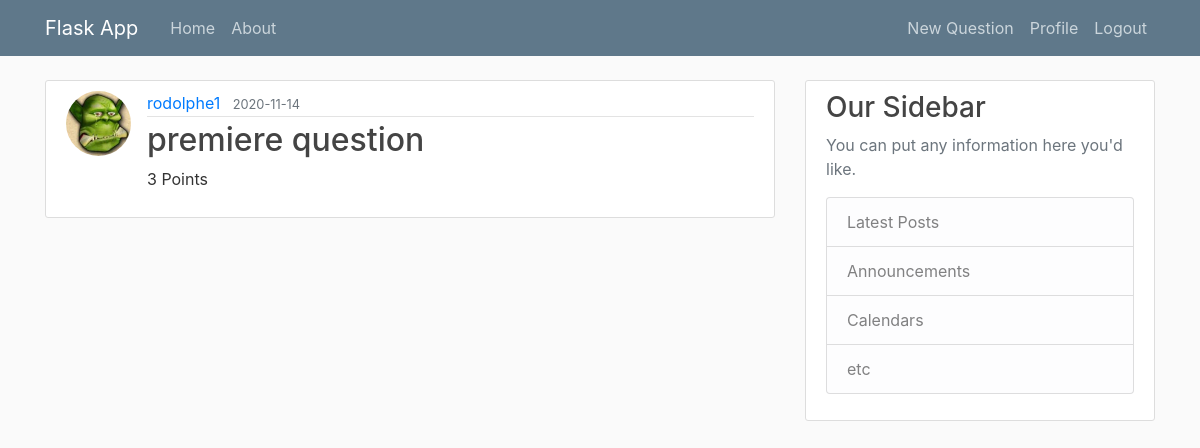
/question/answer/1 (signed in), run on the app's committed database.
### webapp/models.py (models this page shows, shortened)
class User(db.Model, UserMixin):									#Create a Table named 'user' (in lowercase) inheriting from db.Model
	id = db.Column(db.Integer, primary_key=True)
	username = db.Column(db.String(20), unique=True, nullable=False)
	email = db.Column(db.String(120), unique=True, nullable=False)
	image_file = db.Column(db.String(20), nullable=False, default='default.jpg')
	password = db.Column(db.String(60), nullable=False)
	points = db.Column(db.Integer, default=0)
	questions = db.relationship('Questions', backref='author', lazy=True)					#Define the relationship with the post (to make a foreign key in Post table)

class Questions(db.Model):									#Create a Table named 'post' (in lowercase) inheriting from db.Model
	id = db.Column(db.Integer, primary_key=True)
	content = db.Column(db.String(20), nullable=False)
	points = db.Column(db.Integer, nullable=False)
	response = db.Column(db.String(50), nullable=False)
	date_posted = db.Column(db.DateTime, nullable=False, default=datetime.utcnow)
	user_id = db.Column(db.Integer, db.ForeignKey('user.id'), nullable=False)

### webapp/routes.py (the view)
@app.route('/question/answer/<int:id>')
@login_required
def answer_question(id):
	question = Questions.query.get(id)
	return render_template('answer_question.html', question=question)

### webapp/models.py (called while the page is built)
@login_manager.user_loader
def load_user(user_id):
	return User.query.get(user_id)

### webapp/templates/answer_question.html (shortened to what this page needs)
{% extends "layout.html" %}
{% block content %}
		<article class="media content-section">
			<img class="rounded-circle article-img" src="{{ url_for('static', filename='profile_pics/' + question.author.image_file) }}">
		  <div class="media-body">
		    <div class="article-metadata">
		      <a class="mr-2" href="#">{{ question.author.username }}</a>
		      <small class="text-muted">{{ question.date_posted.strftime('%Y-%m-%d') }}</small>
		    </div>
		    <h2><a class="article-title" href="#">{{ question.content }}</a></h2>
		    <p class="article-content">{{ question.points }} Points</p>
		  </div>
		</article>
{% endblock %}

### webapp/static/main.css (style rules this page uses)
body { background: #fafafa; color: #333333; margin-top: 5rem; }
h1, h2, h3, h4, h5, h6 { color: #444444; }
.content-section { background: #ffffff; padding: 10px 20px; border: 1px solid #dddddd; border-radius: 3px; margin-bottom: 20px; }
.article-title { color: #444444; }
.article-content { white-space: pre-line; }
.article-img { height: 65px; width: 65px; margin-right: 16px; }
.article-metadata { padding-bottom: 1px; margin-bottom: 4px; border-bottom: 1px solid #e3e3e3 }

### data on the page
User: image_file (placeholder picture), author.username "rodolphe1"
Questions: date_posted "2020-11-14", content "premiere question", points "3"
